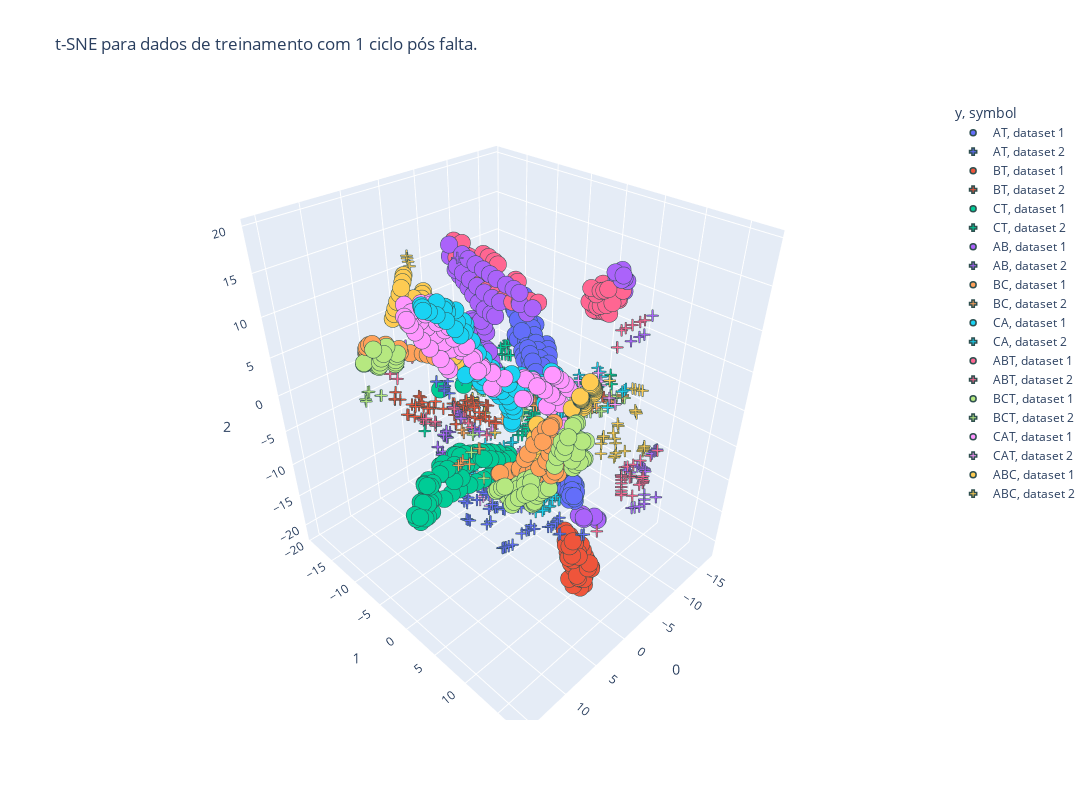

The code cell stored with this chart in its notebook:
### Code cell
plot_tsne(X_train, 3, '1')
